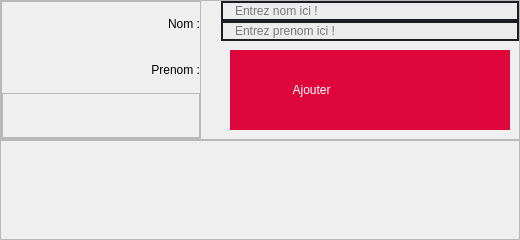
                   <widget class="QWidget" name="addPerson_page">
                    <layout class="QVBoxLayout" name="verticalLayout_15">
                     <property name="spacing">
                      <number>0</number>
                     </property>
                     <property name="leftMargin">
                      <number>0</number>
                     </property>
                     <property name="topMargin">
                      <number>0</number>
                     </property>
                     <property name="rightMargin">
                      <number>0</number>
                     </property>
                     <property name="bottomMargin">
                      <number>0</number>
                     </property>
                     <item>
                      <widget class="QFrame" name="frame_6">
                       <property name="frameShape">
                        <enum>QFrame::StyledPanel</enum>
                       </property>
                       <property name="frameShadow">
                        <enum>QFrame::Raised</enum>
                       </property>
                       <layout class="QHBoxLayout" name="horizontalLayout_8">
                        <property name="spacing">
                         <number>0</number>
                        </property>
                        <property name="leftMargin">
                         <number>0</number>
                        </property>
                        <property name="topMargin">
                         <number>0</number>
                        </property>
                        <property name="rightMargin">
                         <number>0</number>
                        </property>
                        <property name="bottomMargin">
                         <number>0</number>
                        </property>
                        <item>
                         <widget class="QFrame" name="frame_8">
                          <property name="minimumSize">
                           <size>
                            <width>200</width>
                            <height>0</height>
                           </size>
                          </property>
                          <property name="maximumSize">
                           <size>
                            <width>200</width>
                            <height>16777215</height>
                           </size>
                          </property>
                          <property name="frameShape">
                           <enum>QFrame::StyledPanel</enum>
                          </property>
                          <property name="frameShadow">
                           <enum>QFrame::Raised</enum>
                          </property>
                          <layout class="QVBoxLayout" name="verticalLayout_16">
                           <property name="spacing">
                            <number>0</number>
                           </property>
                           <property name="leftMargin">
                            <number>0</number>
                           </property>
                           <property name="topMargin">
                            <number>0</number>
                           </property>
                           <property name="rightMargin">
                            <number>0</number>
                           </property>
                           <property name="bottomMargin">
                            <number>0</number>
                           </property>
                           <item>
                            <widget class="QLabel" name="Nom_label">
                             <property name="maximumSize">
                              <size>
                               <width>16777215</width>
                               <height>160</height>
                              </size>
                             </property>
                             <property name="styleSheet">
                              <string notr="true">font: 63 16pt &quot;Open Sans Semibold&quot;;</string>
                             </property>
                             <property name="text">
                              <string>&lt;html&gt;&lt;head/&gt;&lt;body&gt;&lt;p align=&quot;right&quot;&gt;Nom :&lt;/p&gt;&lt;/body&gt;&lt;/html&gt;</string>
                             </property>
                            </widget>
                           </item>
                           <item>
                            <widget class="QLabel" name="Prenom_label">
                             <property name="maximumSize">
                              <size>
                               <width>16777215</width>
                               <height>160</height>
                              </size>
                             </property>
                             <property name="styleSheet">
                              <string notr="true">font: 63 16pt &quot;Open Sans Semibold&quot;;</string>
                             </property>
                             <property name="text">
                              <string>&lt;html&gt;&lt;head/&gt;&lt;body&gt;&lt;p align=&quot;right&quot;&gt;Prenom :&lt;/p&gt;&lt;/body&gt;&lt;/html&gt;</string>
                             </property>
                            </widget>
                           </item>
                           <item>
                            <widget class="QFrame" name="frame_10">
                             <property name="frameShape">
                              <enum>QFrame::StyledPanel</enum>
                             </property>
                             <property name="frameShadow">
                              <enum>QFrame::Raised</enum>
                             </property>
                            </widget>
                           </item>
                          </layout>
                         </widget>
                        </item>
                        <item>
                         <widget class="QFrame" name="frame_9">
                          <property name="frameShape">
                           <enum>QFrame::NoFrame</enum>
                          </property>
                          <property name="frameShadow">
                           <enum>QFrame::Raised</enum>
                          </property>
                          <layout class="QVBoxLayout" name="verticalLayout_17">
                           <property name="spacing">
                            <number>0</number>
                           </property>
                           <property name="leftMargin">
                            <number>20</number>
                           </property>
                           <property name="topMargin">
                            <number>0</number>
                           </property>
                           <property name="rightMargin">
                            <number>0</number>
                           </property>
                           <property name="bottomMargin">
                            <number>0</number>
                           </property>
                           <item>
                            <widget class="QFrame" name="frame_12">
                             <property name="maximumSize">
                              <size>
                               <width>16777215</width>
                               <height>160</height>
                              </size>
                             </property>
                             <property name="frameShape">
                              <enum>QFrame::NoFrame</enum>
                             </property>
                             <property name="frameShadow">
                              <enum>QFrame::Raised</enum>
                             </property>
                             <layout class="QVBoxLayout" name="verticalLayout_18">
                              <property name="spacing">
                               <number>0</number>
                              </property>
                              <property name="leftMargin">
                               <number>0</number>
                              </property>
                              <property name="topMargin">
                               <number>0</number>
                              </property>
                              <property name="rightMargin">
                               <number>0</number>
                              </property>
                              <property name="bottomMargin">
                               <number>0</number>
                              </property>
                              <item>
                               <widget class="QLineEdit" name="nom_add_lineEdit">
                                <property name="maximumSize">
                                 <size>
                                  <width>700</width>
                                  <height>80</height>
                                 </size>
                                </property>
                                <property name="styleSheet">
                                 <string notr="true">QLineEdit {
color: rgb(0, 0, 0);
font: 63 13pt &quot;Open Sans Semibold&quot;;
background-color: rgb(236, 236, 236);
border-radius: 15px;
border: 2px solid rgb(27, 29, 35);
padding-left: 10px;
}
QLineEdit:hover {
color: rgb(69, 69, 69);
	background-color: rgb(255, 255, 255);
font: 63 14pt &quot;Open Sans Semibold&quot;;
border: 2px solid #e53862;
}
QLineEdit:focus {
background-color: rgb(236, 236, 236);
color: rgb(0, 0, 0);
font: 63 15pt &quot;Open Sans Semibold&quot;;
	border: 2px solid #e85176;
}</string>
                                </property>
                                <property name="inputMask">
                                 <string/>
                                </property>
                                <property name="text">
                                 <string/>
                                </property>
                                <property name="placeholderText">
                                 <string>Entrez nom ici !</string>
                                </property>
                               </widget>
                              </item>
                             </layout>
                            </widget>
                           </item>
                           <item>
                            <widget class="QFrame" name="frame_13">
                             <property name="maximumSize">
                              <size>
                               <width>16777215</width>
                               <height>160</height>
                              </size>
                             </property>
                             <property name="frameShape">
                              <enum>QFrame::NoFrame</enum>
                             </property>
                             <property name="frameShadow">
                              <enum>QFrame::Raised</enum>
                             </property>
                             <layout class="QVBoxLayout" name="verticalLayout_19">
                              <property name="spacing">
                               <number>0</number>
                              </property>
                              <property name="leftMargin">
                               <number>0</number>
                              </property>
                              <property name="topMargin">
                               <number>0</number>
                              </property>
                              <property name="rightMargin">
                               <number>0</number>
                              </property>
                              <property name="bottomMargin">
                               <number>0</number>
                              </property>
                              <item>
                               <widget class="QLineEdit" name="prenom_add_lineEdit">
                                <property name="maximumSize">
                                 <size>
                                  <width>700</width>
                                  <height>80</height>
                                 </size>
                                </property>
                                <property name="styleSheet">
                                 <string notr="true">QLineEdit {
color: rgb(0, 0, 0);
font: 63 13pt &quot;Open Sans Semibold&quot;;
background-color: rgb(236, 236, 236);
border-radius: 15px;
border: 2px solid rgb(27, 29, 35);
padding-left: 10px;
}
QLineEdit:hover {
color: rgb(69, 69, 69);
	background-color: rgb(255, 255, 255);
font: 63 14pt &quot;Open Sans Semibold&quot;;
border: 2px solid #e53862;
}
QLineEdit:focus {
background-color: rgb(236, 236, 236);
color: rgb(0, 0, 0);
font: 63 15pt &quot;Open Sans Semibold&quot;;
	border: 2px solid #e85176;
}</string>
                                </property>
                                <property name="placeholderText">
                                 <string>Entrez prenom ici !</string>
                                </property>
                                <property name="cursorMoveStyle">
                                 <enum>Qt::LogicalMoveStyle</enum>
                                </property>
                               </widget>
                              </item>
                             </layout>
                            </widget>
                           </item>
                           <item>
                            <widget class="QFrame" name="frame_11">
                             <property name="frameShape">
                              <enum>QFrame::NoFrame</enum>
                             </property>
                             <property name="frameShadow">
                              <enum>QFrame::Raised</enum>
                             </property>
                             <layout class="QVBoxLayout" name="verticalLayout_20">
                              <item>
                               <widget class="QPushButton" name="btn_add_person">
                                <property name="minimumSize">
                                 <size>
                                  <width>280</width>
                                  <height>80</height>
                                 </size>
                                </property>
                                <property name="maximumSize">
                                 <size>
                                  <width>280</width>
                                  <height>80</height>
                                 </size>
                                </property>
                                <property name="styleSheet">
                                 <string notr="true">QPushButton {
color: rgb(255, 255, 255);
font: 63 12pt &quot;Open Sans Semibold&quot;;
    border-radius: 0px;
background-color: rgb(222, 6, 59);
border:none;
padding-left : 40px;
text-align:left;
    }
QPushButton:hover{
background-color: #e53862;
}QPushButton:pressed{
font: 63 11pt &quot;Open Sans Semibold&quot;;
background-color:#e85176;
}</string>
                                </property>
                                <property name="text">
                                 <string>       Ajouter</string>
                                </property>
                                <property name="icon">
                                 <iconset resource="app_icons.qrc">
                                  <normaloff>:/shared/icons - Copy/add_Person.png</normaloff>:/shared/icons - Copy/add_Person.png</iconset>
                                </property>
                                <property name="iconSize">
                                 <size>
                                  <width>40</width>
                                  <height>40</height>
                                 </size>
                                </property>
                               </widget>
                              </item>
                             </layout>
                            </widget>
                           </item>
                          </layout>
                         </widget>
                        </item>
                       </layout>
                      </widget>
                     </item>
                     <item>
                      <widget class="QFrame" name="frame_7">
                       <property name="minimumSize">
                        <size>
                         <width>0</width>
                         <height>100</height>
                        </size>
                       </property>
                       <property name="maximumSize">
                        <size>
                         <width>16777215</width>
                         <height>100</height>
                        </size>
                       </property>
                       <property name="baseSize">
                        <size>
                         <width>0</width>
                         <height>4</height>
                        </size>
                       </property>
                       <property name="frameShape">
                        <enum>QFrame::StyledPanel</enum>
                       </property>
                       <property name="frameShadow">
                        <enum>QFrame::Raised</enum>
                       </property>
                      </widget>
                     </item>
                    </layout>
                   </widget>
